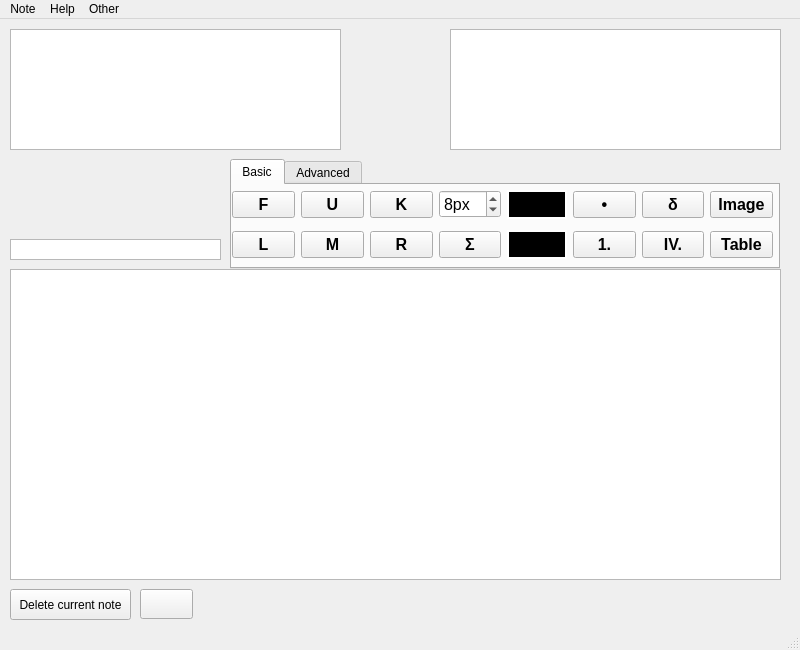
<?xml version="1.0" encoding="UTF-8"?>
<ui version="4.0">
 <class>MainWindow</class>
 <widget class="QMainWindow" name="MainWindow">
  <property name="geometry">
   <rect>
    <x>0</x>
    <y>0</y>
    <width>800</width>
    <height>650</height>
   </rect>
  </property>
  <property name="maximumSize">
   <size>
    <width>800</width>
    <height>650</height>
   </size>
  </property>
  <property name="windowTitle">
   <string>MainWindow</string>
  </property>
  <widget class="QWidget" name="centralwidget">
   <widget class="QListWidget" name="listWidget">
    <property name="geometry">
     <rect>
      <x>10</x>
      <y>10</y>
      <width>331</width>
      <height>121</height>
     </rect>
    </property>
   </widget>
   <widget class="QTextEdit" name="editor">
    <property name="geometry">
     <rect>
      <x>10</x>
      <y>250</y>
      <width>771</width>
      <height>311</height>
     </rect>
    </property>
    <property name="font">
     <font>
      <family>Noto Sans</family>
      <pointsize>9</pointsize>
     </font>
    </property>
    <property name="verticalScrollBarPolicy">
     <enum>Qt::ScrollBarAsNeeded</enum>
    </property>
    <property name="horizontalScrollBarPolicy">
     <enum>Qt::ScrollBarAsNeeded</enum>
    </property>
    <property name="readOnly">
     <bool>false</bool>
    </property>
    <property name="textInteractionFlags">
     <set>Qt::LinksAccessibleByKeyboard|Qt::LinksAccessibleByMouse|Qt::TextBrowserInteraction|Qt::TextEditable|Qt::TextEditorInteraction|Qt::TextSelectableByKeyboard|Qt::TextSelectableByMouse</set>
    </property>
   </widget>
   <widget class="QTextEdit" name="namelabel">
    <property name="geometry">
     <rect>
      <x>10</x>
      <y>220</y>
      <width>211</width>
      <height>21</height>
     </rect>
    </property>
    <property name="font">
     <font>
      <family>Roboto</family>
      <pointsize>9</pointsize>
     </font>
    </property>
    <property name="verticalScrollBarPolicy">
     <enum>Qt::ScrollBarAlwaysOff</enum>
    </property>
    <property name="lineWrapMode">
     <enum>QTextEdit::NoWrap</enum>
    </property>
    <property name="readOnly">
     <bool>false</bool>
    </property>
    <property name="textInteractionFlags">
     <set>Qt::TextEditorInteraction</set>
    </property>
   </widget>
   <widget class="QListWidget" name="tmpListWidget">
    <property name="geometry">
     <rect>
      <x>450</x>
      <y>10</y>
      <width>331</width>
      <height>121</height>
     </rect>
    </property>
   </widget>
   <widget class="QPushButton" name="deleteCurrentNote">
    <property name="geometry">
     <rect>
      <x>10</x>
      <y>570</y>
      <width>121</width>
      <height>31</height>
     </rect>
    </property>
    <property name="text">
     <string>Delete current note</string>
    </property>
   </widget>
   <widget class="QPushButton" name="pdfButton">
    <property name="geometry">
     <rect>
      <x>140</x>
      <y>570</y>
      <width>53</width>
      <height>30</height>
     </rect>
    </property>
    <property name="styleSheet">
     <string notr="true">background-image: url()</string>
    </property>
    <property name="text">
     <string/>
    </property>
   </widget>
   <widget class="QTabWidget" name="toolBox">
    <property name="geometry">
     <rect>
      <x>230</x>
      <y>140</y>
      <width>550</width>
      <height>110</height>
     </rect>
    </property>
    <property name="maximumSize">
     <size>
      <width>550</width>
      <height>110</height>
     </size>
    </property>
    <property name="currentIndex">
     <number>0</number>
    </property>
    <widget class="QWidget" name="tab">
     <attribute name="title">
      <string>Basic</string>
     </attribute>
     <widget class="QWidget" name="gridLayoutWidget">
      <property name="geometry">
       <rect>
        <x>0</x>
        <y>0</y>
        <width>541</width>
        <height>81</height>
       </rect>
      </property>
      <layout class="QGridLayout" name="gridLayout">
       <item row="1" column="6">
        <widget class="QPushButton" name="createListGreek">
         <property name="enabled">
          <bool>true</bool>
         </property>
         <property name="font">
          <font>
           <pointsize>12</pointsize>
           <weight>75</weight>
           <bold>true</bold>
          </font>
         </property>
         <property name="text">
          <string>δ</string>
         </property>
        </widget>
       </item>
       <item row="2" column="6">
        <widget class="QPushButton" name="createListRoman">
         <property name="enabled">
          <bool>true</bool>
         </property>
         <property name="font">
          <font>
           <pointsize>12</pointsize>
           <weight>75</weight>
           <bold>true</bold>
          </font>
         </property>
         <property name="text">
          <string>IV.</string>
         </property>
        </widget>
       </item>
       <item row="2" column="3">
        <widget class="QPushButton" name="math">
         <property name="enabled">
          <bool>true</bool>
         </property>
         <property name="font">
          <font>
           <pointsize>12</pointsize>
           <weight>75</weight>
           <bold>true</bold>
          </font>
         </property>
         <property name="layoutDirection">
          <enum>Qt::RightToLeft</enum>
         </property>
         <property name="styleSheet">
          <string notr="true"/>
         </property>
         <property name="text">
          <string>Σ</string>
         </property>
        </widget>
       </item>
       <item row="1" column="0">
        <widget class="QPushButton" name="boldButton">
         <property name="enabled">
          <bool>true</bool>
         </property>
         <property name="font">
          <font>
           <pointsize>12</pointsize>
           <weight>75</weight>
           <bold>true</bold>
          </font>
         </property>
         <property name="text">
          <string>F</string>
         </property>
        </widget>
       </item>
       <item row="2" column="4">
        <widget class="QPushButton" name="colorPickerButton">
         <property name="enabled">
          <bool>true</bool>
         </property>
         <property name="font">
          <font>
           <pointsize>16</pointsize>
           <weight>75</weight>
           <bold>true</bold>
          </font>
         </property>
         <property name="layoutDirection">
          <enum>Qt::RightToLeft</enum>
         </property>
         <property name="styleSheet">
          <string notr="true">background-color: black;
border-style: solid;
border-color: rgb(255, 255, 255);
border-width: 2px</string>
         </property>
         <property name="text">
          <string/>
         </property>
        </widget>
       </item>
       <item row="2" column="0">
        <widget class="QPushButton" name="Left">
         <property name="enabled">
          <bool>true</bool>
         </property>
         <property name="font">
          <font>
           <pointsize>12</pointsize>
           <weight>75</weight>
           <bold>true</bold>
          </font>
         </property>
         <property name="styleSheet">
          <string notr="true"/>
         </property>
         <property name="text">
          <string>L</string>
         </property>
        </widget>
       </item>
       <item row="2" column="2">
        <widget class="QPushButton" name="Right">
         <property name="enabled">
          <bool>true</bool>
         </property>
         <property name="font">
          <font>
           <pointsize>12</pointsize>
           <weight>75</weight>
           <bold>true</bold>
          </font>
         </property>
         <property name="layoutDirection">
          <enum>Qt::RightToLeft</enum>
         </property>
         <property name="styleSheet">
          <string notr="true"/>
         </property>
         <property name="text">
          <string>R</string>
         </property>
        </widget>
       </item>
       <item row="1" column="2">
        <widget class="QPushButton" name="italicButton">
         <property name="enabled">
          <bool>true</bool>
         </property>
         <property name="font">
          <font>
           <pointsize>12</pointsize>
           <weight>75</weight>
           <bold>true</bold>
          </font>
         </property>
         <property name="text">
          <string>K</string>
         </property>
        </widget>
       </item>
       <item row="1" column="4">
        <widget class="QPushButton" name="markerPickerButton">
         <property name="enabled">
          <bool>true</bool>
         </property>
         <property name="font">
          <font>
           <pointsize>16</pointsize>
           <weight>75</weight>
           <bold>true</bold>
          </font>
         </property>
         <property name="layoutDirection">
          <enum>Qt::RightToLeft</enum>
         </property>
         <property name="styleSheet">
          <string notr="true">background-color: black;
border-style: solid;
border-color: rgb(255, 255, 255);
border-width: 2px</string>
         </property>
         <property name="text">
          <string/>
         </property>
        </widget>
       </item>
       <item row="2" column="5">
        <widget class="QPushButton" name="createListDec">
         <property name="enabled">
          <bool>true</bool>
         </property>
         <property name="font">
          <font>
           <pointsize>12</pointsize>
           <weight>75</weight>
           <bold>true</bold>
          </font>
         </property>
         <property name="text">
          <string>1.</string>
         </property>
        </widget>
       </item>
       <item row="2" column="1">
        <widget class="QPushButton" name="Middle">
         <property name="enabled">
          <bool>true</bool>
         </property>
         <property name="font">
          <font>
           <pointsize>12</pointsize>
           <weight>75</weight>
           <bold>true</bold>
          </font>
         </property>
         <property name="styleSheet">
          <string notr="true"/>
         </property>
         <property name="text">
          <string>M</string>
         </property>
        </widget>
       </item>
       <item row="1" column="1">
        <widget class="QPushButton" name="underlineButton">
         <property name="enabled">
          <bool>true</bool>
         </property>
         <property name="font">
          <font>
           <pointsize>12</pointsize>
           <weight>75</weight>
           <bold>true</bold>
          </font>
         </property>
         <property name="text">
          <string>U</string>
         </property>
        </widget>
       </item>
       <item row="1" column="3">
        <widget class="QSpinBox" name="fontSizeSpin">
         <property name="font">
          <font>
           <pointsize>12</pointsize>
           <weight>50</weight>
           <bold>false</bold>
          </font>
         </property>
         <property name="suffix">
          <string>px</string>
         </property>
         <property name="prefix">
          <string/>
         </property>
         <property name="minimum">
          <number>1</number>
         </property>
         <property name="maximum">
          <number>256</number>
         </property>
         <property name="value">
          <number>8</number>
         </property>
        </widget>
       </item>
       <item row="1" column="5">
        <widget class="QPushButton" name="createListDot">
         <property name="enabled">
          <bool>true</bool>
         </property>
         <property name="font">
          <font>
           <pointsize>12</pointsize>
           <weight>75</weight>
           <bold>true</bold>
          </font>
         </property>
         <property name="text">
          <string>•</string>
         </property>
        </widget>
       </item>
       <item row="1" column="7">
        <widget class="QPushButton" name="imageButton">
         <property name="font">
          <font>
           <pointsize>12</pointsize>
           <weight>75</weight>
           <bold>true</bold>
          </font>
         </property>
         <property name="text">
          <string>Image</string>
         </property>
        </widget>
       </item>
       <item row="2" column="7">
        <widget class="QPushButton" name="tableButton">
         <property name="font">
          <font>
           <pointsize>12</pointsize>
           <weight>75</weight>
           <bold>true</bold>
          </font>
         </property>
         <property name="text">
          <string>Table</string>
         </property>
        </widget>
       </item>
      </layout>
     </widget>
    </widget>
    <widget class="QWidget" name="tab_2">
     <attribute name="title">
      <string>Advanced</string>
     </attribute>
     <widget class="QWidget" name="gridLayoutWidget_2">
      <property name="geometry">
       <rect>
        <x>0</x>
        <y>0</y>
        <width>541</width>
        <height>80</height>
       </rect>
      </property>
      <layout class="QGridLayout" name="gridLayout_2">
       <item row="0" column="1">
        <widget class="QPushButton" name="fontButton">
         <property name="font">
          <font>
           <pointsize>12</pointsize>
           <weight>75</weight>
           <bold>true</bold>
          </font>
         </property>
         <property name="text">
          <string>Font</string>
         </property>
        </widget>
       </item>
       <item row="0" column="0">
        <widget class="QFrame" name="frame">
         <property name="frameShape">
          <enum>QFrame::StyledPanel</enum>
         </property>
         <property name="frameShadow">
          <enum>QFrame::Raised</enum>
         </property>
         <widget class="QSpinBox" name="fontWeightSpin">
          <property name="geometry">
           <rect>
            <x>216</x>
            <y>0</y>
            <width>51</width>
            <height>25</height>
           </rect>
          </property>
          <property name="font">
           <font>
            <pointsize>12</pointsize>
           </font>
          </property>
          <property name="minimum">
           <number>50</number>
          </property>
          <property name="maximum">
           <number>1000</number>
          </property>
          <property name="singleStep">
           <number>10</number>
          </property>
          <property name="value">
           <number>400</number>
          </property>
         </widget>
         <widget class="QLabel" name="fontWeightLabel">
          <property name="geometry">
           <rect>
            <x>120</x>
            <y>0</y>
            <width>91</width>
            <height>21</height>
           </rect>
          </property>
          <property name="font">
           <font>
            <pointsize>12</pointsize>
           </font>
          </property>
          <property name="text">
           <string>Font weight</string>
          </property>
         </widget>
        </widget>
       </item>
      </layout>
     </widget>
    </widget>
   </widget>
  </widget>
  <widget class="QMenuBar" name="menubar">
   <property name="geometry">
    <rect>
     <x>0</x>
     <y>0</y>
     <width>800</width>
     <height>21</height>
    </rect>
   </property>
   <widget class="QMenu" name="menuFile">
    <property name="title">
     <string>Note</string>
    </property>
    <addaction name="actionNew"/>
    <addaction name="actionOpen"/>
    <addaction name="actionSave"/>
    <addaction name="separator"/>
    <addaction name="actionExit"/>
    <addaction name="separator"/>
    <addaction name="actionExit_2"/>
   </widget>
   <widget class="QMenu" name="menuHelp">
    <property name="title">
     <string>Help</string>
    </property>
    <addaction name="actionAbout"/>
   </widget>
   <widget class="QMenu" name="menuOther">
    <property name="title">
     <string>Other</string>
    </property>
    <addaction name="actionSettings"/>
   </widget>
   <addaction name="menuFile"/>
   <addaction name="menuHelp"/>
   <addaction name="menuOther"/>
  </widget>
  <widget class="QStatusBar" name="statusbar"/>
  <action name="actionNew">
   <property name="text">
    <string>New</string>
   </property>
  </action>
  <action name="actionOpen">
   <property name="text">
    <string>Open</string>
   </property>
  </action>
  <action name="actionSave">
   <property name="text">
    <string>Save</string>
   </property>
  </action>
  <action name="actionSave_as">
   <property name="text">
    <string>Save as...</string>
   </property>
  </action>
  <action name="actionExit">
   <property name="text">
    <string>Delete</string>
   </property>
  </action>
  <action name="actionAbout">
   <property name="text">
    <string>About</string>
   </property>
  </action>
  <action name="actionExit_2">
   <property name="text">
    <string>Exit</string>
   </property>
  </action>
  <action name="actionSettings">
   <property name="text">
    <string>Settings</string>
   </property>
  </action>
 </widget>
 <resources/>
 <connections/>
</ui>
